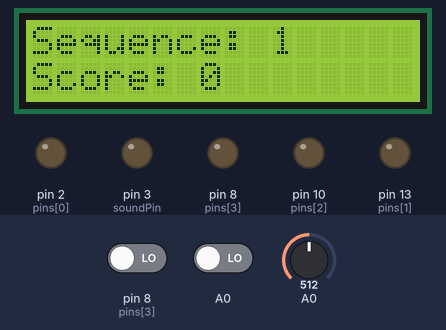
Bench run of a sketch on a simulated Arduino Uno, built with avr-gcc and run on an emulated ATmega328P. Shown: 16×2 character LCD, output pins drawn as LEDs (lit = HIGH). Dashed ring = blinking. The test bench sets the inputs (shaded band); at power-on: A0 = 512, pin 8 (pins[3]) LOW, A0 LOW. Random numbers use the default seed unless the sketch sets one; EEPROM starts erased; what the sketch prints to the serial monitor is not drawn.

Above: at 8.7 s.
8.8 s: A0 set to 0
At 10.54 s:
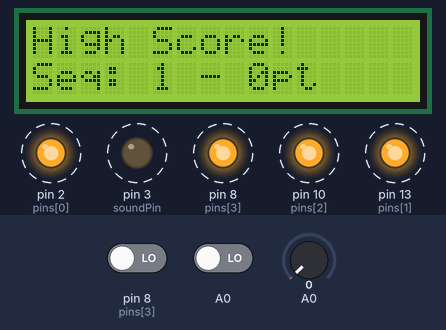
12.1 s: pin 8 (pins[3]) driven HIGH
At 14.8 s:
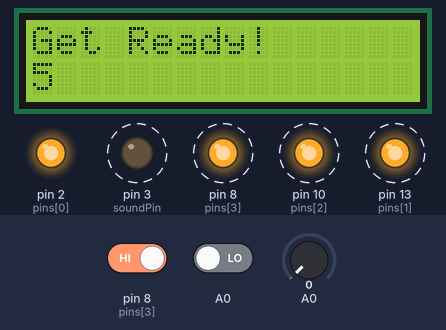
18.1 s: A0 set to 122
At 18.7 s:
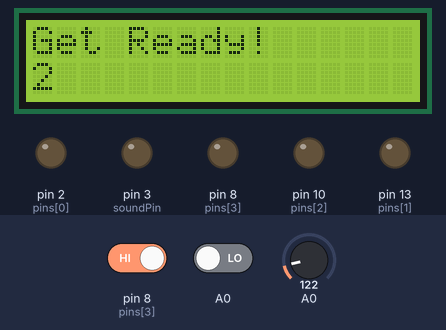
At 24.1 s:
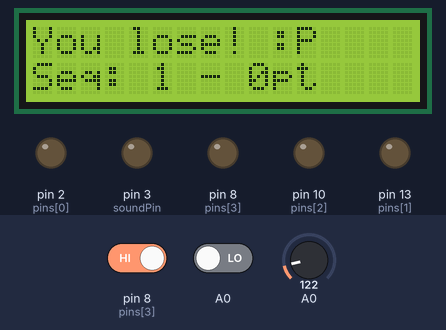
24.3 s: A0 set to 511
38.3 s: A0 set to 306
39.8 s: A0 set to 1023
Timing chart, 0 to 42.3 s (numbered marks = the images above; inputs shaded):
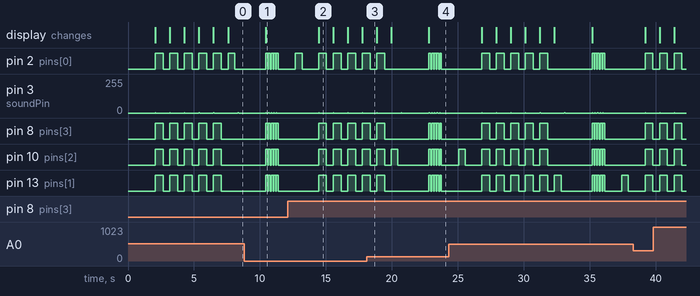

Measured:
- what the display in image 2 shows lasts 1.1 s, from 14.4 s to 15.5 s

The sketch:

SimonSaysLCD.ino
```cpp
#define PLAYER_WAIT_TIME 2000 // The time allowed between button presses - 2s
#include <EEPROM.h>
#include <LiquidCrystal.h>

const int rs = 12, en = 11, d4 = 4, d5 = 5, d6 = 6, d7 = 7; // The pins needed by the LCD - Note that the speaker has now moved to pin 3
LiquidCrystal lcd(rs, en, d4, d5, d6, d7);  // Initialize the LCD

int score = 0;
int highScore = 0;

byte sequence[100];           // Storage for the light sequence
byte curLen = 0;              // Current length of the sequence
byte inputCount = 0;          // The number of times that the player has pressed a (correct) button in a given turn
byte lastInput = 0;           // Last input from the player
byte expRd = 0;               // The LED that's suppose to be lit by the player
bool btnDwn = false;          // Used to check if a button is pressed
bool wait = false;            // Is the program waiting for the user to press a button
bool resetFlag = false;       // Used to indicate to the program that once the player lost

byte soundPin = 3;            // Speaker output - moved to 3 from the previous project to put all the LCD pins together

byte noPins = 4;              // Number of buttons/LEDs (While working on this, I was using only 2 LEDs)
                              // You could make the game harder by adding an additional LED/button/resistors combination.
byte pins[] = {2, 13, 10, 8}; // Button input pins and LED ouput pins - change these vaules if you want to connect your buttons to other pins
                              // The number of elements must match noPins below

long inputTime = 0;           // Timer variable for the delay between user inputs

void setup() {
  /*
   * Line 33 to 37 are there to clear the EEPROM in case the high score isn't 0
   * the first time you load this program.
   * Mine was 105. I wasn't certain I could beat that :)
   * To erase the EEPROM (And the high score), connect a 10k Ohm resistor between
   * the 5v row of your breadboard and pin A0 of your Arduino.
   * Reset the Arduino. The high score should now be 0. REMOVE the resistor!
   * (Don't do that just because you can't beat your little sister!)
   */
  if(digitalRead(A0) == HIGH){
    for (int i = 0 ; i < EEPROM.length() ; i++) {
      EEPROM.write(i, 0);
    }
  }
  Serial.begin(9600);         // Start Serial monitor. This can be removed too as long as you remove all references to Serial below
  EEPROM.get(0, highScore);   // Get the high score from memory.

  lcd.begin(16, 2);           // Starts communication with the LCD
  lcd.print("Welcome!");      // Make the player believe that you're happy to see him/her, even thoug you're a computer :)
  lcd.setCursor(0, 1);
  lcd.print("High Score: ");
  lcd.print(highScore);
  delay(2000);
  Reset();
}

///
/// Sets all the pins as either INPUT or OUTPUT based on the value of 'dir'
///
void setPinDirection(byte dir){
  for(byte i = 0; i < noPins; i++){
    pinMode(pins[i], dir);
  }
}

///
/// send the same value to all the LED pins
///
void writeAllPins(byte val){
  for(byte i = 0; i < noPins; i++){
    digitalWrite(pins[i], val);
  }
}

///
/// Makes a (very annoying :) beep sound
///
void beep(byte freq){
  analogWrite(soundPin, 2);
  delay(freq);
  analogWrite(soundPin, 0);
  delay(freq);
}

///
/// Flashes all the LEDs together
/// freq is the blink speed - small number -> fast | big number -> slow
///
void flash(short freq, bool countdown){
  setPinDirection(OUTPUT); /// We're activating the LEDS now
  for(int i = 0; i < 5; i++){
    if(countdown){
      lcd.setCursor(0, 1);
      lcd.print(5-i);
    }
    writeAllPins(HIGH);
    beep(50);
    delay(freq);
    writeAllPins(LOW);
    delay(freq);
  }
}

///
///This function resets all the game variables to their default values
///
void Reset(){
  lcd.clear();
  lcd.print("Get Ready!");
  score = 0;

  flash(500, true);
  curLen = 0;
  inputCount = 0;
  lastInput = 0;
  expRd = 0;
  btnDwn = false;
  wait = false;
  resetFlag = false;

  UpdateScore();
}

///
/// User lost
///
void Lose(){
  lcd.clear();
  lcd.setCursor(0,1);
  lcd.print("Seq: ");
  lcd.print(curLen);
  lcd.print(" - ");
  lcd.print(score);
  lcd.print("pt");
  lcd.setCursor(0, 0);
  if(score > highScore){        // Did we beat the high score
    lcd.print("High Score! ");  // We're totally awesome!
    highScore = score;
    EEPROM.put(0, highScore);   // Save the new high score
    flash(50, false);
  }else{
    lcd.print("You lose! :P");  // Display a really mean message here to make your player feel really bad :)
    flash(50, false);
  }
  delay(250);
}


///
/// Displays the score and current sequence on the screen
///
void UpdateScore(){
  lcd.clear();                // Clear the screen - This also resets the cursor to the top left corner
  lcd.print("Sequence: ");
  lcd.print(curLen);
  lcd.setCursor(0,1);         // Sets the cursor to the beginning of the second row
  lcd.print("Score: ");
  lcd.print(score);
}
///
/// The arduino shows the user what must be memorized
/// Also called after losing to show you what you last sequence was
///
void playSequence(){
  //Loop through the stored sequence and light the appropriate LEDs in turn
  for(int i = 0; i < curLen; i++){
      Serial.print("Seq: ");
      Serial.print(i);
      Serial.print(" Pin: ");
      Serial.println(sequence[i]);
      digitalWrite(sequence[i], HIGH);
      delay(500);
      digitalWrite(sequence[i], LOW);
      delay(250);
    }
}

///
/// The events that occur upon a loss
///
void DoLoseProcess(){
  Lose();             // Flash all the LEDS quickly (see Lose function)
  delay(1000);
  playSequence();     // Shows the user the last sequence - So you can count remember your best score - Mine's 37 by the way :)
  delay(1000);
  Reset();            // Reset everything for a new game
}

///
/// Where the magic happens
///
void loop() {
  if(!wait){
                            //****************//
                            // Arduino's turn //
                            //****************//
    setPinDirection(OUTPUT);                      // We're using the LEDs

    randomSeed(analogRead(A0));                   // https://www.arduino.cc/en/Reference/RandomSeed
    sequence[curLen] = pins[random(0,noPins)];    // Put a new random value in the next position in the sequence -  https://www.arduino.cc/en/Reference/random
    curLen++;                                     // Set the new Current length of the sequence
    UpdateScore();                                // Updates the score so the player can see that he/she entered the next sequence.

    playSequence();                               // Show the sequence to the player
    beep(50);                                     // Make a beep for the player to be aware

    wait = true;                                  // Set Wait to true as it's now going to be the turn of the player
    inputTime = millis();                         // Store the time to measure the player's response time
  }else{
                            //***************//
                            // Player's turn //
                            //***************//
    setPinDirection(INPUT);                       // We're using the buttons

    if(millis() - inputTime > PLAYER_WAIT_TIME){  // If the player takes more than the allowed time,
      DoLoseProcess();                            // All is lost :(
      return;
    }

    if(!btnDwn){                                  //
      expRd = sequence[inputCount];               // Find the value we expect from the player
      Serial.print("Expected: ");                 // Serial Monitor Output - Should be removed if you removed the Serial.begin above
      Serial.println(expRd);                      // Serial Monitor Output - Should be removed if you removed the Serial.begin above

      for(int i = 0; i < noPins; i++){           // Loop through the all the pins
        if(pins[i]==expRd)
          continue;                               // Ignore the correct pin
        Serial.print("Reading: ");
        Serial.println(pins[i]);
        if(digitalRead(pins[i]) == HIGH){         // Is the buttong pressed
          lastInput = pins[i];
          resetFlag = true;                       // Set the resetFlag - this means you lost
          btnDwn = true;                          // This will prevent the program from doing the same thing over and over again
          Serial.print("Read: ");                 // Serial Monitor Output - Should be removed if you removed the Serial.begin above
          Serial.println(lastInput);              // Serial Monitor Output - Should be removed if you removed the Serial.begin above
        }
      }
    }

    if(digitalRead(expRd) == 1 && !btnDwn)        // The player pressed the right button
    {
      score++;
      UpdateScore();
      inputTime = millis();                       //
      lastInput = expRd;
      inputCount++;                               // The user pressed a (correct) button again
      btnDwn = true;                              // This will prevent the program from doing the same thing over and over again
      Serial.print("Read: ");                     // Serial Monitor Output - Should be removed if you removed the Serial.begin above
      Serial.println(lastInput);                  // Serial Monitor Output - Should be removed if you removed the Serial.begin above
    }else{
      if(btnDwn && digitalRead(lastInput) == LOW){  // Check if the player released the button
        btnDwn = false;
        delay(20);
        if(resetFlag){                              // If this was set to true up above, you lost
          DoLoseProcess();                          // So we do the losing sequence of events
        }
        else{
          if(inputCount == curLen){                 // Has the player finished repeating the sequence
            wait = false;                           // If so, this will make the next turn the program's turn
            inputCount = 0;                         // Reset the number of times that the player has pressed a button
            delay(1500);
          }
        }
      }
    }
  }
}
```
